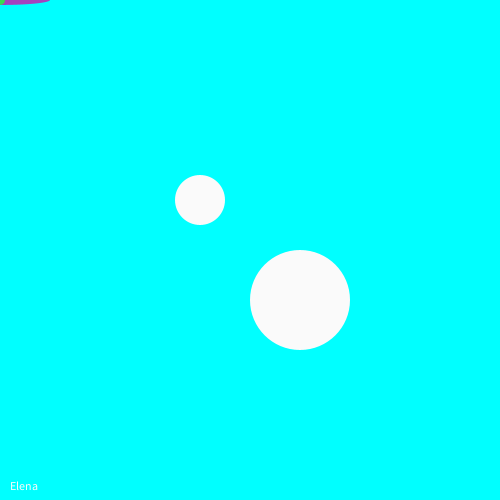
Frame 1 (no input)
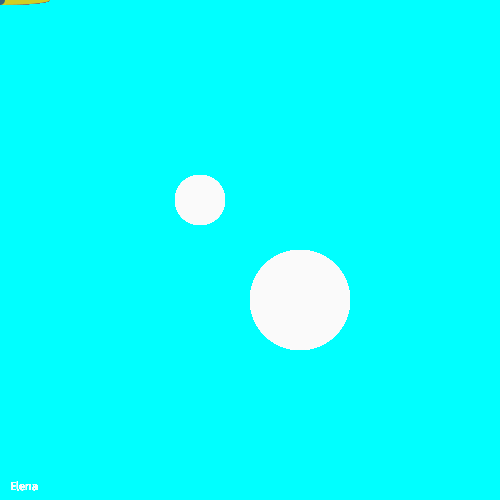
Frame 60 (the mouse pressed at the canvas centre just before this capture)
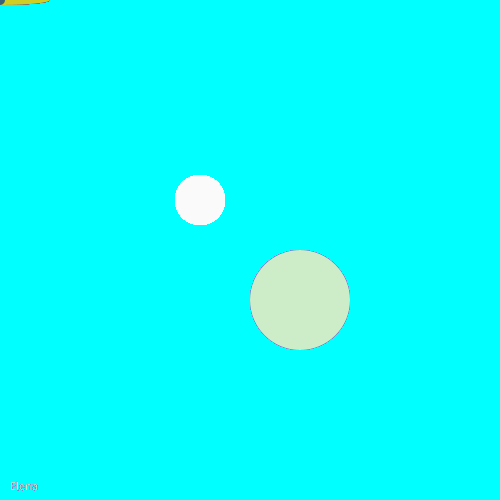
Frame 120 (the mouse held since frame 60 and released just before this capture)

The Processing sketch that drew these frames (run headless with seeded random() and noise(); from frame 60 on, the mouse is pressed at the canvas centre):

// Processing sketch: sketch_1st_thing
// ── sketch_1st_thing.pde
void setup(){
if (mousePressed){
  fill(random(30),
  random(30),
  random(255));
}
else {
  fill(0,0,0);
}
 
    
  size (500,500);
  background(0,500,500);
 
  }
void draw(){
  noStroke();
  if (mousePressed){
    fill (0,0,0);
  }
  else {
  fill (250,250,250);
  }
  if (mousePressed) {
    fill(random(255),
    random(255),
    200);
  }
  else {
  ellipse(200,200,50,50);
  fill (250,250,250);
  }
  ellipse(300,300,100,100);
 text ("Elena", 10,490) ;
 fill (0,0,0);
 if (mouseX > 250) {
   fill (0,0,250);
 }
 else if (mouseX <250) {
   fill (random(255),
   random(255),
   random(200));
   ellipse(mouseX,mouseY,100,10);
   
   fill (random(255),
   random(255),
   random(255));
   ellipse(mouseX,mouseY,10,10);
   
  
   
 }



     
}
